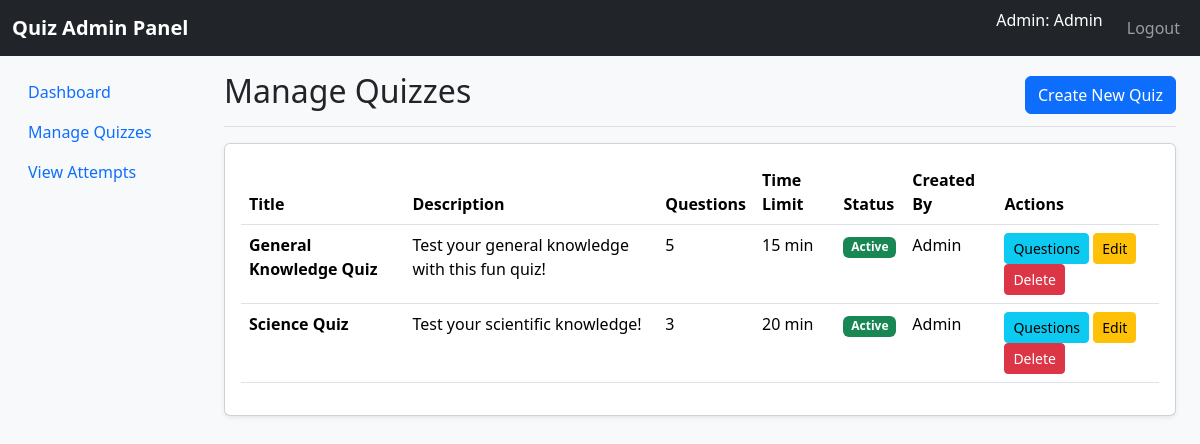
The app's page /admin/quizzes.php (signed in) with its own data.
### tables this page shows
CREATE TABLE `quizzes` (
  `id` int(11) NOT NULL,
  `title` varchar(255) NOT NULL,
  `description` text DEFAULT NULL,
  `time_limit` int(11) NOT NULL COMMENT 'Time limit in minutes',
  `created_by` int(11) NOT NULL,
  `is_active` tinyint(1) DEFAULT 1,
  `created_at` timestamp NOT NULL DEFAULT current_timestamp(),
  `updated_at` timestamp NOT NULL DEFAULT current_timestamp() ON UPDATE current_timestamp()
);

CREATE TABLE `users` (
  `id` int(11) NOT NULL,
  `name` varchar(100) NOT NULL,
  `email` varchar(100) NOT NULL,
  `password` varchar(255) NOT NULL,
  `role` enum('user','admin') DEFAULT 'user',
  `created_at` timestamp NOT NULL DEFAULT current_timestamp()
);

### admin/quizzes.php (the view, shortened to what this page needs)
<?php
$db = new Database();
$conn = $db->connect();
$quizzes_query = "SELECT q.*, u.name as created_by_name,
                  (SELECT COUNT(*) FROM questions WHERE quiz_id = q.id) as question_count
                  FROM quizzes q
                  JOIN users u ON q.created_by = u.id
                  ORDER BY q.created_at DESC";
$quizzes_result = $conn->query($quizzes_query);
include __DIR__ . '/../includes/header.php';
?>
<nav class="navbar navbar-expand-lg navbar-dark bg-dark">
    <div class="container-fluid">
        <a class="navbar-brand" href="<?php echo dirname($_SERVER['PHP_SELF']); ?>/dashboard.php">Quiz Admin Panel</a>
        <div class="collapse navbar-collapse" id="navbarNav">
            <ul class="navbar-nav ms-auto">
                <li class="nav-item">
                    <span class="navbar-text text-white me-3">Admin: <?php echo htmlspecialchars($_SESSION['name']); ?></span>
                </li>
                <li class="nav-item">
                    <a class="nav-link" href="<?php echo dirname(dirname($_SERVER['PHP_SELF'])); ?>/logout.php">Logout</a>
                </li>
            </ul>
        </div>
    </div>
</nav>
<div class="container-fluid">
    <div class="row">
        <nav class="col-md-2 d-md-block bg-light sidebar" style="min-height: calc(100vh - 56px);">
            <div class="position-sticky pt-3">
                <ul class="nav flex-column">
                    <li class="nav-item">
                        <a class="nav-link" href="<?php echo dirname($_SERVER['PHP_SELF']); ?>/dashboard.php">Dashboard</a>
                    </li>
                    <li class="nav-item">
                        <a class="nav-link active" href="<?php echo dirname($_SERVER['PHP_SELF']); ?>/quizzes.php">Manage Quizzes</a>
                    </li>
                    <li class="nav-item">
                        <a class="nav-link" href="<?php echo dirname($_SERVER['PHP_SELF']); ?>/attempts.php">View Attempts</a>
                    </li>
                </ul>
            </div>
        </nav>
        <main class="col-md-10 ms-sm-auto px-md-4">
            <div class="d-flex justify-content-between flex-wrap flex-md-nowrap align-items-center pt-3 pb-2 mb-3 border-bottom">
                <h1 class="h2">Manage Quizzes</h1>
                <a href="<?php echo dirname($_SERVER['PHP_SELF']); ?>/quiz_form.php" class="btn btn-primary">Create New Quiz</a>
            </div>
            <?php if ($quizzes_result->num_rows > 0): ?>
                <div class="card">
                    <div class="card-body">
                        <div class="table-responsive">
                            <table class="table table-hover">
                                <thead>
                                    <tr>
                                        <th>Title</th>
                                        <th>Description</th>
                                        <th>Questions</th>
                                        <th>Time Limit</th>
                                        <th>Status</th>
                                        <th>Created By</th>
                                        <th>Actions</th>
                                    </tr>
                                </thead>
                                <tbody>
                                    <?php while ($quiz = $quizzes_result->fetch_assoc()): ?>
                                        <tr>
                                            <td><strong><?php echo htmlspecialchars($quiz['title']); ?></strong></td>
                                            <td><?php echo htmlspecialchars(mb_strimwidth($quiz['description'], 0, 50, '...')); ?></td>
                                            <td><?php echo $quiz['question_count']; ?></td>
                                            <td><?php echo $quiz['time_limit']; ?> min</td>
                                            <td>
                                                <?php if ($quiz['is_active']): ?>
                                                    <span class="badge bg-success">Active</span>
                                                <?php else: ?>
                                                    <span class="badge bg-secondary">Inactive</span>
                                                <?php endif; ?>
                                            </td>
                                            <td><?php echo htmlspecialchars($quiz['created_by_name']); ?></td>
                                            <td>
                                                <a href="<?php echo dirname($_SERVER['PHP_SELF']); ?>/questions.php?quiz_id=<?php echo $quiz['id']; ?>" class="btn btn-sm btn-info">Questions</a>
                                                <a href="<?php echo dirname($_SERVER['PHP_SELF']); ?>/quiz_form.php?id=<?php echo $quiz['id']; ?>" class="btn btn-sm btn-warning">Edit</a>
                                                <a href="<?php echo dirname($_SERVER['PHP_SELF']); ?>/delete_quiz.php?id=<?php echo $quiz['id']; ?>" class="btn btn-sm btn-danger" onclick="return confirm('Are you sure you want to delete this quiz?')">Delete</a>
                                            </td>
                                        </tr>
                                    <?php endwhile; ?>
                                </tbody>
                            </table>
                        </div>
                    </div>
                </div>
            <?php else: ?>
                <div class="alert alert-info">No quizzes created yet. Click "Create New Quiz" to get started.</div>
            <?php endif; ?>
        </main>
    </div>
</div>
<?php
include __DIR__ . '/../includes/footer.php';
?>

### assets/css/custom.css (style rules this page uses)
:root { --color-answered: #28a745; --color-unanswered: #6c757d; --color-review: #fd7e14; --color-current: #007bff; }
.navbar-brand { font-weight: bold; }
.card { box-shadow: 0 0.125rem 0.25rem rgba(0, 0, 0, 0.075); margin-bottom: 1.5rem; }

### records on screen
quizzes: title "General Knowledge Quiz", description "Test your general knowledge with this fun quiz!", question_count "5", time_limit "15", is_active "Active", created_by.name "Admin"
quizzes: title "Science Quiz", description "Test your scientific knowledge!", question_count "3", time_limit "20", is_active "Active", created_by.name "Admin"

### other values on screen
$_SESSION['name'] "Admin"
